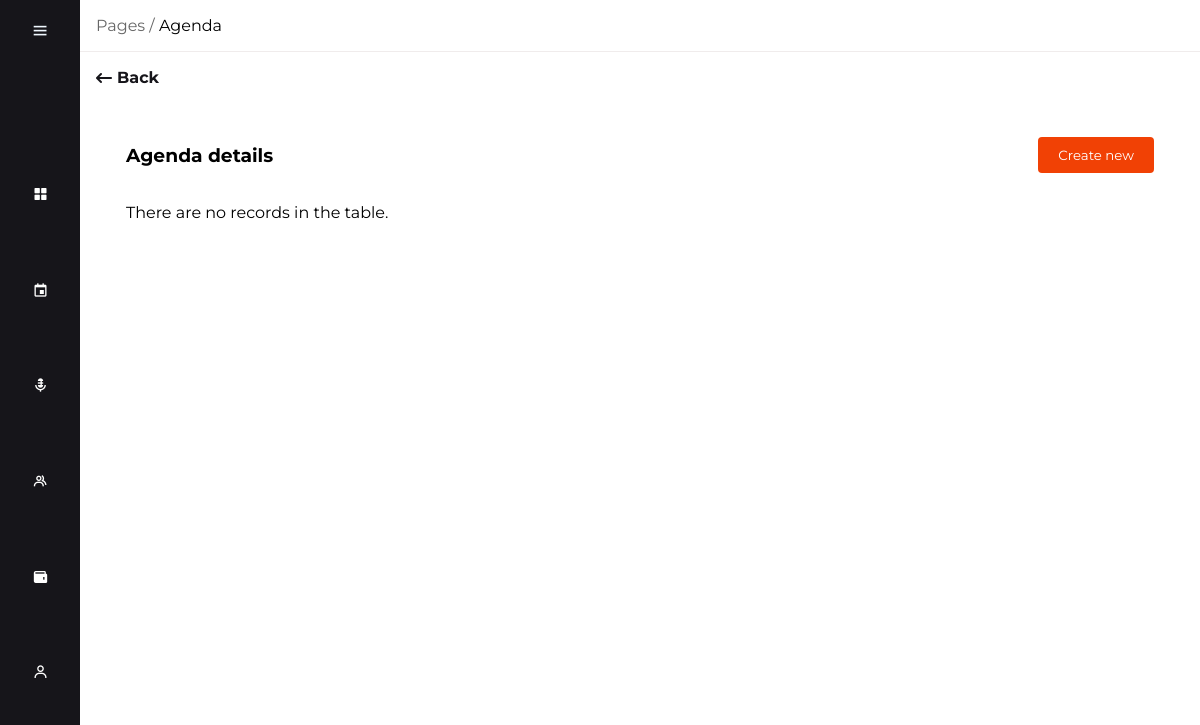
The page /adminDashboard/public/agenda/agenda.php?EventID=7 (signed in) on the database as committed earlier.
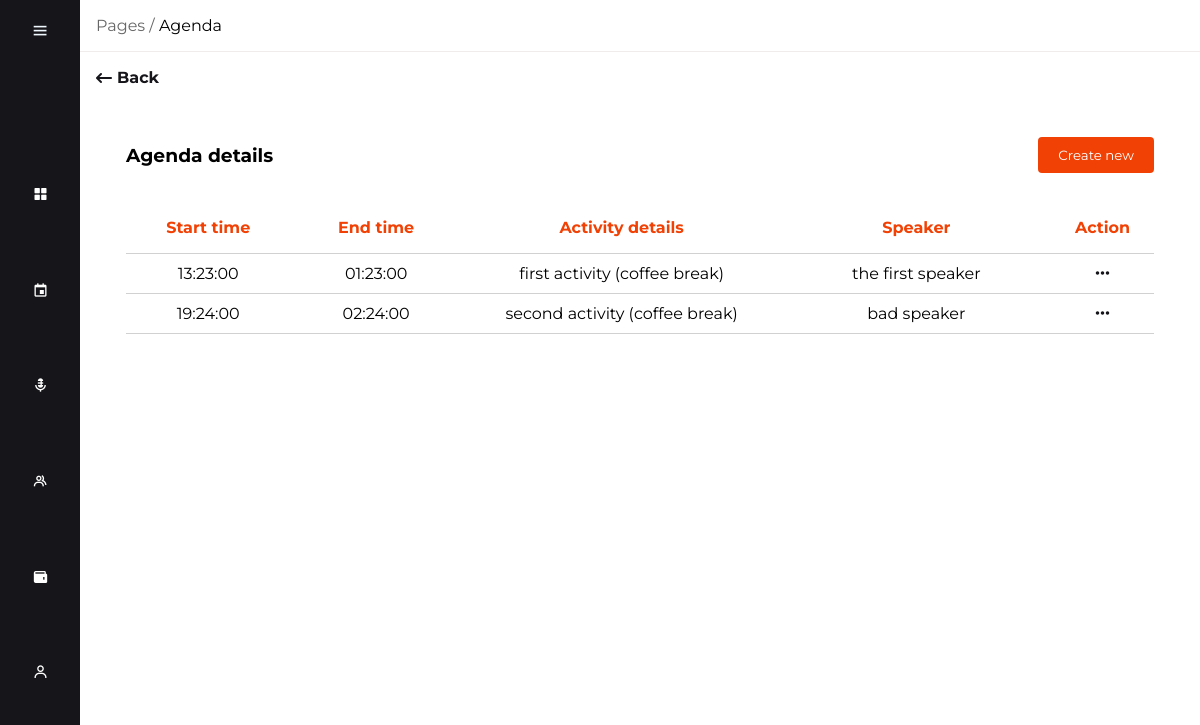
The same page on the database as committed later.
### tables this page shows
CREATE TABLE `agenda` (
                          `ID` int(11) NOT NULL,
                          `EventID` int(11) DEFAULT NULL,
                          `StartTime` time DEFAULT NULL,
                          `EndTime` time DEFAULT NULL,
                          `ActivityDetails` text DEFAULT NULL,
                          `SpeakerID` int(11) DEFAULT NULL
);

CREATE TABLE `speakers` (
                            `ID` int(11) NOT NULL,
                            `Name` varchar(255) DEFAULT NULL,
                            `Details` text DEFAULT NULL
);

### adminDashboard/public/agenda/agenda.php (the view, shortened to what this page needs)
<!DOCTYPE html>
<html lang="en">
<head>
    <link rel="stylesheet" href="../../assets/css/style.css">
    <link rel="stylesheet" href="../../assets/css/pages.css">
    <link rel="stylesheet" href="../../assets/css/medias.css">
    <link rel="stylesheet" href="../../assets/css/add-pages.css">
    <link rel='stylesheet' href='https://unpkg.com/boxicons@2.1.4/css/boxicons.min.css' >
    <link rel="stylesheet" href="https://cdnjs.cloudflare.com/ajax/libs/font-awesome/5.15.4/css/all.min.css">
</head>
<body>
    <nav class="sidebar">
        <div class="top">
            <i class="bx bx-menu" id="btn"></i>
        </div>
        <div class="bottom">
        <ul class="nav-list">
                <li>
                    <a href="../index.php">
                        <i class="bx bxs-grid-alt"></i>
                    </a>
                </li>
                <li>
                    <a href="../events/events.php">
                        <i class="bx bx-calendar-event"></i>
                    </a>
                </li>
                <li>
                    <a href="../speakers/speakers.php">
                        <i class="bx bxs-microphone-alt"></i>
                    </a>
                </li>
                <li>
                    <a href="../partners/partners.php">
                        <i class="bx bx-group"></i>
                    </a>
                </li>
                <li>
                    <a href="../sponsors/sponsors.php">
                        <i class="bx bxs-wallet"></i>
                    </a>
                </li>
                <li>
                    <a href="../users/users.php">
                        <i class='bx bx-user'></i>
                    </a>
                </li>
            </ul>
        </div>
    </nav>
    <div class="main-content">
        <div class="container-path">
            <p><span class="container-path-pages">Pages /</span> Agenda</p>
        </div>
        <div class="container-main">
            <a href="../events/events.php" class="back-button">
                <i class="fa-solid fa-arrow-left-long"></i>
                <h4>Back</h4>
            </a>
            <div class="table-wrapper">
                <div class="table-header">
                    <h3 class="event-title">Agenda details</h3>
                    <button class="add-button">
                        <?php
                        echo "<a href='agenda-add.php?EventID=" . $_GET['EventID'] . "'>";
                        echo    "Create new";
                        echo "</a>";
                        ?>
                    </button>
                </div>
                <div>
                    <?php
                        include("../../src/conectare.php");
                        if($result = $mysqli->query("SELECT agenda.*, speakers.Name as speaker_name FROM agenda
                        INNER JOIN speakers ON agenda.SpeakerID = speakers.ID
                        WHERE agenda.EventID = " . $_GET['EventID'] . " ORDER BY ID"))
                        {
                            if($result->num_rows > 0)
                            {
                                echo "<table>";
                                echo
                                "
                                    <thead>
                                        <tr>
                                            <th>Start time</th>
                                            <th>End time</th>
                                            <th>Activity details</th>
                                            <th>Speaker</th>
                                            <th>Action</th>
                                        </tr>
                                    </thead>
                                ";
                                while($row = $result->fetch_object())
                                {
                                    echo "<tbody>";
                                        echo "<tr>";
                                            echo "<td>" . $row->StartTime . "</td>";
                                            echo "<td>" . $row->EndTime . "</td>";
                                            echo "<td>" . $row->ActivityDetails . "</td>";
                                            echo "<td>" . $row->speaker_name . "</td>";
                                            echo "<td>";
                                                    echo "<i class='fa-solid fa-ellipsis dropdown-button' onclick='toggleDropdown(this)'></i>";
                                            echo "</td>";
                                        echo "</tr>";
                                    echo "</tbody>";
                                }
                                echo "</table>";
                            }
                            else
                            {
                                echo "There are no records in the table.";
                            }
                        }
                        else
                        {
                            echo "Error " . $mysqli->error();
                        }
                    ?>
                </div>
            </div>
        </div>
    </div>
</body>
</html>

### adminDashboard/assets/css/style.css (style rules this page uses)
:root { --background-main: #fff; --background-secondary: #16151A; --background-third: #F4F4F4; --main-color: #F14105; --secondary-color: #676767; --main-color-desarutated: #F2DCDF; --main-color-saturated: #d83b06; --table-color: #d1d1d1; }
* { margin: 0; padding: 0; box-sizing: border-box; font-family: 'Montserrat', sans-serif; }
.sidebar { position: fixed; top: 0; left: 0; height: 100vh; width: 80px; background-color: #16151A; padding: 0.4rem 0.8rem; transition: all 0.5s ease; }
.sidebar #btn { position: absolute; color: aliceblue; top: 0.4rem; left: 50%; font-size: 1.2rem; line-height: 50px; transform: translateX(-50%); cursor: pointer; }
.sidebar ul li, .admin { position: relative; list-style-type: none; height: 50px; width: 90%; margin: 0.8rem auto; line-height: 50px; }
.sidebar ul li a, .sidebar .admin a { color: white; display: flex; align-items: center; text-decoration: none; border-radius: 0.4rem; }
.sidebar ul li a i, .sidebar .admin a i { min-width: 50px; text-align: center; height: 50px; border-radius: 12px; line-height: 50px; }
.main-content { position: relative; background-color: white; min-height: 100vh; top: 0; left: 80px; transition: all 0.5s ease; width: calc(100% - 80px); }
.bottom { display: flex; flex-direction: column; gap: 8rem; }
.nav-list, .admin { display: flex; flex-direction: column; gap: 20px; }
.container-path { border-bottom: 1px solid #f0ecec; padding: 1rem; }
.container-path-pages { color: #676767; }
.container-main { padding: 1rem; }

### adminDashboard/assets/css/pages.css (style rules this page uses)
.table-wrapper { padding: 30px; }
.table-header { display: flex; justify-content: space-between; align-items: center; margin-bottom: 30px; }
.add-button { background-color: var(--main-color); border: none; border-radius: 4px; padding: 10px 20px; color: white; cursor: pointer; }
.add-button a { text-decoration: none; color: white; }
table { width: 100%; border-collapse: collapse; }
th { color: var(--main-color); height: 50px; }
th:last-child { width: 10%; }
td { max-width: 200px; border-top: 0.5px solid var(--table-color); border-bottom: 0.5px solid var(--table-color); padding: 10px 20px; text-align: center; }
td:last-child { width: 10%; }
.dropdown-button { color: var(--background-secondary); }

### adminDashboard/assets/css/add-pages.css (style rules this page uses)
.back-button { display: flex; flex-direction: row; align-items: center; gap: 5px; text-decoration: none; margin-bottom: 20px; color: var(--background-secondary); }
.add-button { background-color: var(--main-color); border: none; border-radius: 4px; padding: 10px 20px; color: white; cursor: pointer; }
.add-button a { text-decoration: none; color: white; }

Rows that differ between the two databases and show on the page:
added agenda: StartTime "13:23:00", EndTime "01:23:00", ActivityDetails "first activity (coffee break)", SpeakerID.Name "the first speaker"
added agenda: StartTime "19:24:00", EndTime "02:24:00", ActivityDetails "second activity (coffee break)", SpeakerID.Name "bad speaker"
Other text that changed with them:
text no longer shown: "There are no records in the table."
text now shown: "Start time End time Activity details Speaker Action"
